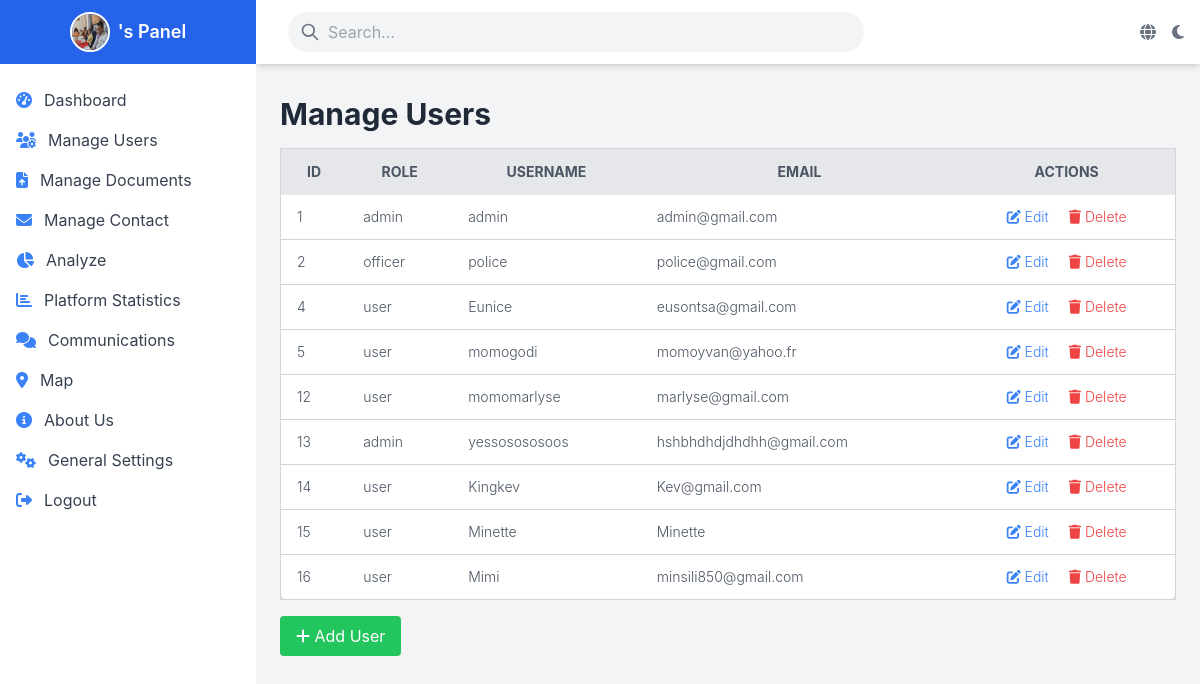
Before: /panel/admin/manage-users/ with the older database file.
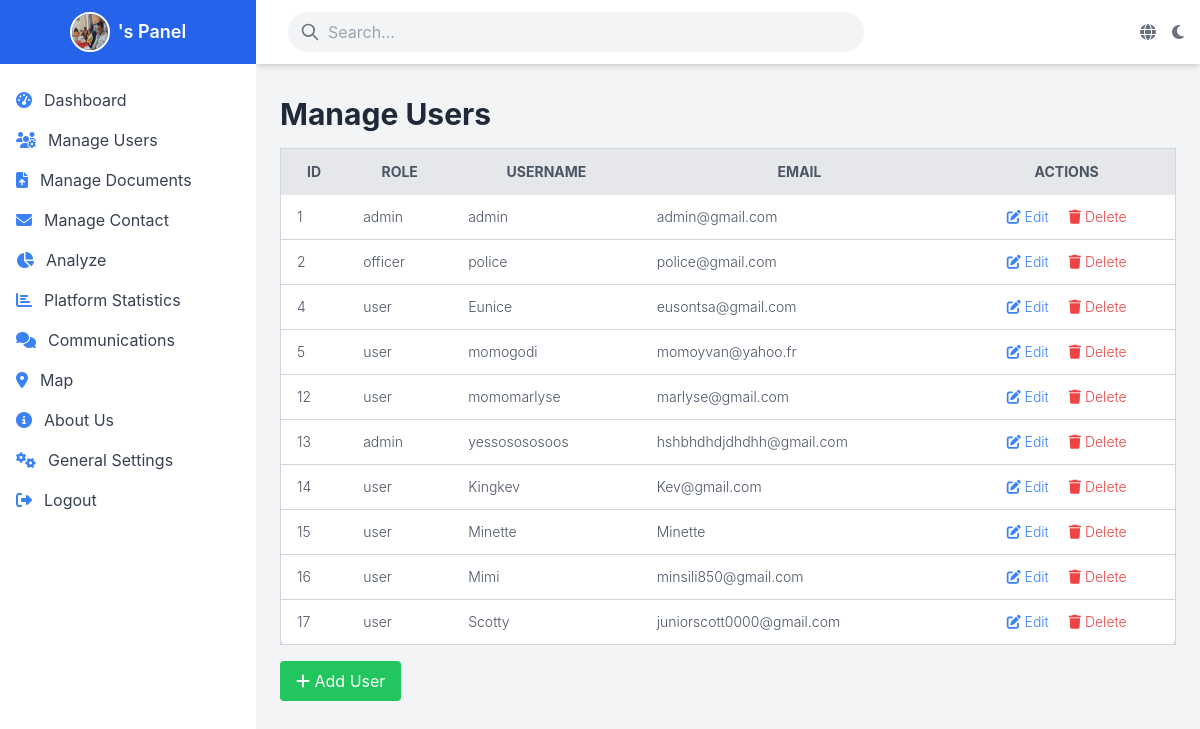
After: the same page with the newer database file.
### booking/models.py (models this page shows)
class User(AbstractUser):
    ROLE_CHOICES = [
        ('user', 'User'),
        ('officer', 'Police Officer'),
        ('admin', 'Super Admin'),
    ]
    email = models.CharField(max_length=100, default='user@gmail.com')
    role = models.CharField(max_length=10, choices=ROLE_CHOICES, default='user')
    name = models.CharField(max_length=100, default='user')  # Provide a default value
    phone = models.CharField(max_length=15, default='0000000000')  # Provide a default value
    address = models.TextField(null=True, blank=True)  # Temporarily allow null
    profile_picture = models.ImageField(upload_to='profile_pics/', null=True, blank=True)

### booking/views.py (the view)
# urls.py: path('panel/admin/manage-users/', manage_users, name='manage_users'),
def manage_users(request):
    users = User.objects.all()
    return render(request, 'panel/admin/manage_user/manage_users.html', {'users': users})

### booking/templates/panel/admin/manage_user/manage_users.html
{% extends 'panel/base_page/base_admin.html' %}
{% block content %}
<h1 class="text-3xl font-bold mb-4">Manage Users</h1>
<div class="overflow-x-auto">
    <table class="min-w-full bg-white border border-gray-300 rounded-lg shadow-md">
        <thead>
            <tr class="bg-gray-200 text-gray-600 uppercase text-sm leading-normal">
                <th class="py-3 px-4 border-b">ID</th>
                <th class="py-3 px-4 border-b">Role</th>
                <th class="py-3 px-4 border-b">Username</th>
                <th class="py-3 px-4 border-b">Email</th>
                <th class="py-3 px-4 border-b text-center">Actions</th>
            </tr>
        </thead>
        <tbody class="text-gray-600 text-sm font-light">
            {% for user in users %}
            {% if user.id != request.user.id %}
            <tr class="hover:bg-gray-100 border-b border-gray-300">
                <td class="py-3 px-4">{{ user.id }}</td>
                <td class="py-3 px-4">{{ user.role }}</td>
                <td class="py-3 px-4">{{ user.username }}</td>
                <td class="py-3 px-4">{{ user.email }}</td>
                <td class="py-3 px-4 text-center">
                    <a href="{% url 'admin_edit_user' user.id %}" class="text-blue-500 hover:underline">
                        <i class="fas fa-edit"></i> Edit
                    </a>
                    <a href="{% url 'admin_delete_user' user.id %}" class="text-red-500 hover:underline ml-4">
                        <i class="fas fa-trash"></i> Delete
                    </a>
                </td>
            </tr>
            {% endif %}
            {% endfor %}
        </tbody>
    </table>
</div>
<a href="{% url 'add_user' %}" class="mt-4 inline-block bg-green-500 text-white px-4 py-2 rounded hover:bg-green-600">
    <i class="fas fa-plus"></i> Add User
</a>
{% endblock %}

Changed rows visible on the page:
added User: id "17", role "user", username "Scotty", email "juniorscott0000@gmail.com"
